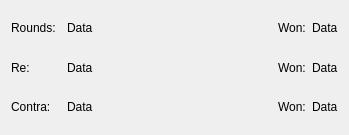
<?xml version="1.0" encoding="UTF-8"?>
<ui version="4.0">
 <class>DokoPlayerStatsRoundBox</class>
 <widget class="QWidget" name="DokoPlayerStatsRoundBox">
  <property name="geometry">
   <rect>
    <x>0</x>
    <y>0</y>
    <width>349</width>
    <height>135</height>
   </rect>
  </property>
  <property name="windowTitle">
   <string>Form</string>
  </property>
  <layout class="QHBoxLayout" name="horizontalLayout">
   <item>
    <layout class="QVBoxLayout" name="verticalLayout_3">
     <item>
      <layout class="QHBoxLayout" name="horizontalLayout_2">
       <item>
        <widget class="QLabel" name="label">
         <property name="minimumSize">
          <size>
           <width>50</width>
           <height>0</height>
          </size>
         </property>
         <property name="text">
          <string>Rounds:</string>
         </property>
        </widget>
       </item>
       <item>
        <widget class="QLabel" name="labelRounds">
         <property name="text">
          <string>Data</string>
         </property>
        </widget>
       </item>
       <item>
        <spacer name="horizontalSpacer_2">
         <property name="orientation">
          <enum>Qt::Horizontal</enum>
         </property>
         <property name="sizeHint" stdset="0">
          <size>
           <width>40</width>
           <height>20</height>
          </size>
         </property>
        </spacer>
       </item>
       <item>
        <widget class="QLabel" name="label_2">
         <property name="text">
          <string>Won:</string>
         </property>
        </widget>
       </item>
       <item>
        <widget class="QLabel" name="labelRoundsWon">
         <property name="text">
          <string>Data</string>
         </property>
        </widget>
       </item>
      </layout>
     </item>
     <item>
      <layout class="QHBoxLayout" name="horizontalLayout_3">
       <item>
        <widget class="QLabel" name="label_3">
         <property name="minimumSize">
          <size>
           <width>50</width>
           <height>0</height>
          </size>
         </property>
         <property name="text">
          <string>Re:</string>
         </property>
        </widget>
       </item>
       <item>
        <widget class="QLabel" name="labelReRounds">
         <property name="text">
          <string>Data</string>
         </property>
        </widget>
       </item>
       <item>
        <spacer name="horizontalSpacer_3">
         <property name="orientation">
          <enum>Qt::Horizontal</enum>
         </property>
         <property name="sizeHint" stdset="0">
          <size>
           <width>40</width>
           <height>20</height>
          </size>
         </property>
        </spacer>
       </item>
       <item>
        <widget class="QLabel" name="label_4">
         <property name="text">
          <string>Won:</string>
         </property>
        </widget>
       </item>
       <item>
        <widget class="QLabel" name="labelReRoundsWins">
         <property name="text">
          <string>Data</string>
         </property>
        </widget>
       </item>
      </layout>
     </item>
     <item>
      <layout class="QHBoxLayout" name="horizontalLayout_4">
       <item>
        <widget class="QLabel" name="label_5">
         <property name="minimumSize">
          <size>
           <width>50</width>
           <height>0</height>
          </size>
         </property>
         <property name="text">
          <string>Contra:</string>
         </property>
        </widget>
       </item>
       <item>
        <widget class="QLabel" name="labelContraRounds">
         <property name="text">
          <string>Data</string>
         </property>
        </widget>
       </item>
       <item>
        <spacer name="horizontalSpacer_4">
         <property name="orientation">
          <enum>Qt::Horizontal</enum>
         </property>
         <property name="sizeHint" stdset="0">
          <size>
           <width>40</width>
           <height>20</height>
          </size>
         </property>
        </spacer>
       </item>
       <item>
        <widget class="QLabel" name="label_6">
         <property name="text">
          <string>Won:</string>
         </property>
        </widget>
       </item>
       <item>
        <widget class="QLabel" name="labelContraWins">
         <property name="text">
          <string>Data</string>
         </property>
        </widget>
       </item>
      </layout>
     </item>
    </layout>
   </item>
  </layout>
 </widget>
 <resources/>
 <connections/>
</ui>
